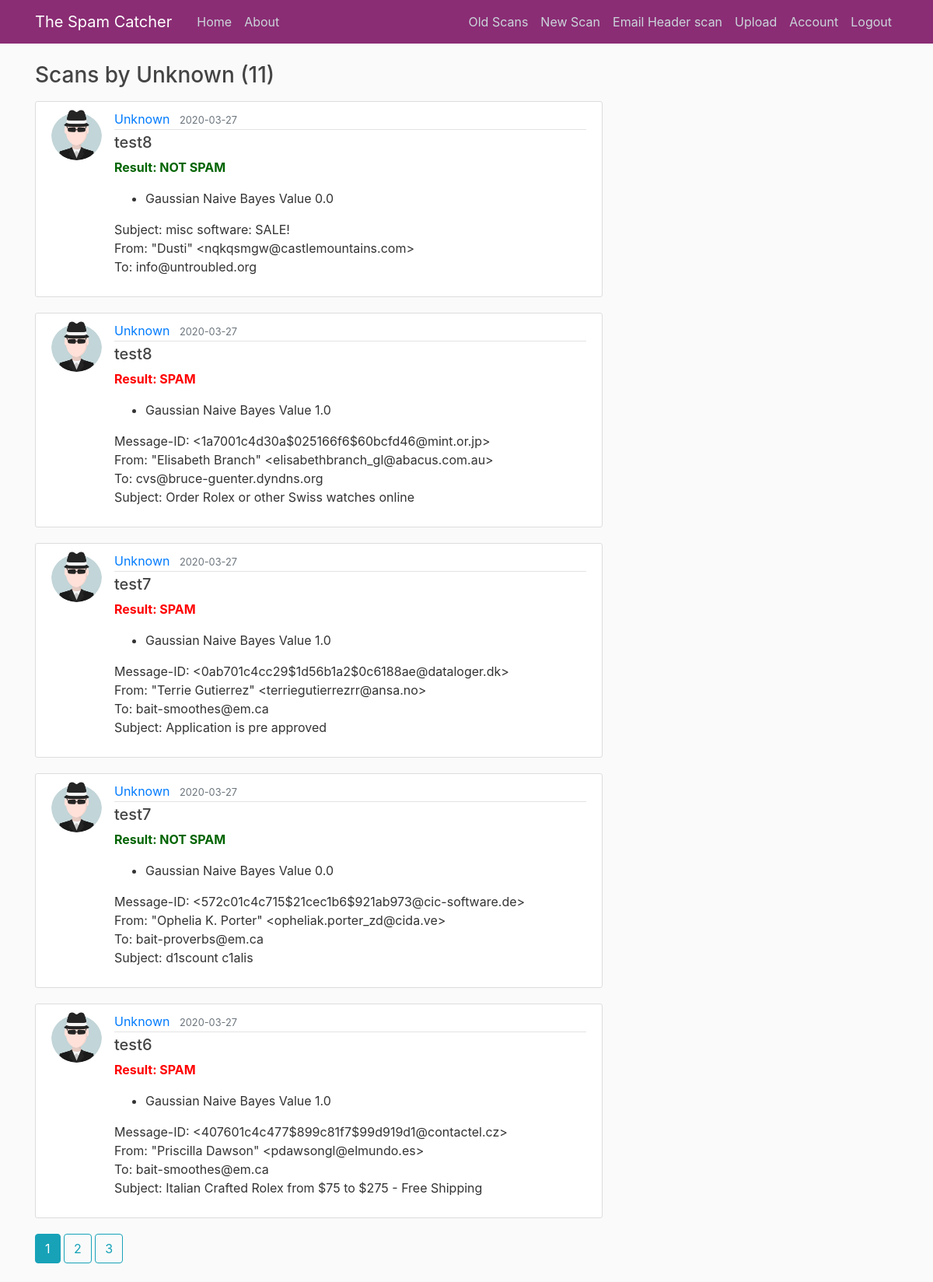
/post/myscans (signed in), run on the app's committed database.
### SPAM_WEB_APP/models.py (models this page shows, shortened)
class User(db.Model, UserMixin):
    id = db.Column(db.Integer, primary_key=True)
    username = db.Column(db.String(20), unique=True, nullable=False)
    email = db.Column(db.String(120), unique=True, nullable=False)
    image_file = db.Column(db.String(20), nullable=False, default='avtr.png')
    password = db.Column(db.String(60), nullable=False)
    posts = db.relationship('Post', backref='author', lazy=True)

class Post(db.Model):
    id = db.Column(db.Integer, primary_key=True)
    title = db.Column(db.String(100), nullable=False)
    date_posted = db.Column(db.DateTime, nullable=False, default=datetime.utcnow)
    content = db.Column(db.Text, nullable=False)
    gaussian_naive_bayes_value = db.Column(db.Float(100), default=0.0)
    spam_or_ham = db.Column(db.String(20), default='Not A Spam')
    user_id = db.Column(db.Integer, db.ForeignKey('user.id'), nullable=False)

### SPAM_WEB_APP/routes.py (the view)
@app.route('/post/myscans')
@login_required
def my_scans():
    username = current_user.username
    page = request.args.get('page', 1, type=int)
    user = User.query.filter_by(username=username).first_or_404()
    posts = Post.query.filter_by(author=user) \
        .order_by(Post.date_posted.desc()) \
        .paginate(page=page, per_page=5)
    return render_template('user_posts.html', posts=posts, user=user)

### SPAM_WEB_APP/models.py (called while the page is built)
@login_manager.user_loader
def load_user(user_id):
    return User.query.get(int(user_id))

### SPAM_WEB_APP/templates/user_posts.html
{% extends "layout.html" %}
{% block content %}
    <h3 class="mb-3">Scans by {{ user.username }} ({{ posts.total }})</h3>
    {% for post in posts.items %}
        <article class="media content-section">
          <img class="rounded-circle article-img" src="{{ url_for('static', filename='profile_pics/' + post.author.image_file) }}">
          <div class="media-body">
            <div class="article-metadata">
              <a class="mr-2" href="{{ url_for('user_posts', username=post.author.username) }}">{{ post.author.username }}</a>
              <small class="text-muted">{{ post.date_posted.strftime('%Y-%m-%d') }}</small>
            </div>
            <h5><a class="article-title" href="{{ url_for('post', post_id=post.id) }}">{{ post.title }}</a></h5>
              {% if post.spam_or_ham == 'A SPAM' %}
                 <p class="article-content" style="color:red;"><b>Result: SPAM</b></p>
             {% else %}
                 <p class="article-content" style="color:darkgreen;"><b>Result: NOT SPAM</b></p>
             {% endif %}
            <ul>
            <li class="article-content">Gaussian Naive Bayes Value       {{ post.gaussian_naive_bayes_value }}</li>
           </ul>
            <p class="article-content">{{ post.content }}</p>
          </div>
        </article>
    {% endfor %}
    {% for page_num in posts.iter_pages(left_edge=1, right_edge=1, left_current=1, right_current=2) %}
      {% if page_num %}
        {% if posts.page == page_num %}
          <a class="btn btn-info mb-4" href="{{ url_for('user_posts', username=user.username, page=page_num) }}">{{ page_num }}</a>
        {% else %}
          <a class="btn btn-outline-info mb-4" href="{{ url_for('user_posts', username=user.username, page=page_num) }}">{{ page_num }}</a>
        {% endif %}
      {% else %}
        ...
      {% endif %}
    {% endfor %}
{% endblock content %}

### SPAM_WEB_APP/static/main.css (style rules this page uses)
body { background: #fafafa; color: #333333; margin-top: 5rem; }
h1, h2, h3, h4, h5, h6 { color: #444444; }
.content-section { background: #ffffff; padding: 10px 20px; border: 1px solid #dddddd; border-radius: 3px; margin-bottom: 20px; }
.article-title { color: #444444; }
.article-content { white-space: pre-line; }
.article-img { height: 65px; width: 65px; margin-right: 16px; }
.article-metadata { padding-bottom: 1px; margin-bottom: 4px; border-bottom: 1px solid #e3e3e3 }

### data on the page
User: username "Unknown"
Post: image_file (picture), author.username "Unknown", date_posted "2020-03-27", title "test8", spam_or_ham "Result: NOT SPAM", gaussian_naive_bayes_value "0.0", content "Subject: misc software: SALE! From: \"Dusti\" <nqkqsmgw@castlemountains.com> To: info@untroubled.org"
Post: image_file (picture), author.username "Unknown", date_posted "2020-03-27", title "test8", spam_or_ham "Result: SPAM", gaussian_naive_bayes_value "1.0", content "Message-ID: <1a7001c4d30a$025166f6$60bcfd46@mint.or.jp> From: \"Elisabeth Branch\" <elisabethbranch_gl@abacus.com.au> To: cvs@bruce-guenter.dyndns.org Subject: Order Rolex or other Swiss watches online"
Post: image_file (picture), author.username "Unknown", date_posted "2020-03-27", title "test7", spam_or_ham "Result: SPAM", gaussian_naive_bayes_value "1.0", content "Message-ID: <0ab701c4cc29$1d56b1a2$0c6188ae@dataloger.dk> From: \"Terrie Gutierrez\" <terriegutierrezrr@ansa.no> To: bait-smoothes@em.ca Subject: Application is pre approved"
Post: image_file (picture), author.username "Unknown", date_posted "2020-03-27", title "test7", spam_or_ham "Result: NOT SPAM", gaussian_naive_bayes_value "0.0", content "Message-ID: <572c01c4c715$21cec1b6$921ab973@cic-software.de> From: \"Ophelia K. Porter\" <opheliak.porter_zd@cida.ve> To: bait-proverbs@em.ca Subject: d1scount c1alis"
Post: image_file (picture), author.username "Unknown", date_posted "2020-03-27", title "test6", spam_or_ham "Result: SPAM", gaussian_naive_bayes_value "1.0", content "Message-ID: <407601c4c477$899c81f7$99d919d1@contactel.cz> From: \"Priscilla Dawson\" <pdawsongl@elmundo.es> To: bait-smoothes@em.ca Subject: Italian Crafted Rolex from $75 to $275 - Free Shipping"

### other printed values
{{ posts.total }} "11"
{{ page_num }} "1"
{{ page_num }} "2" "3"
